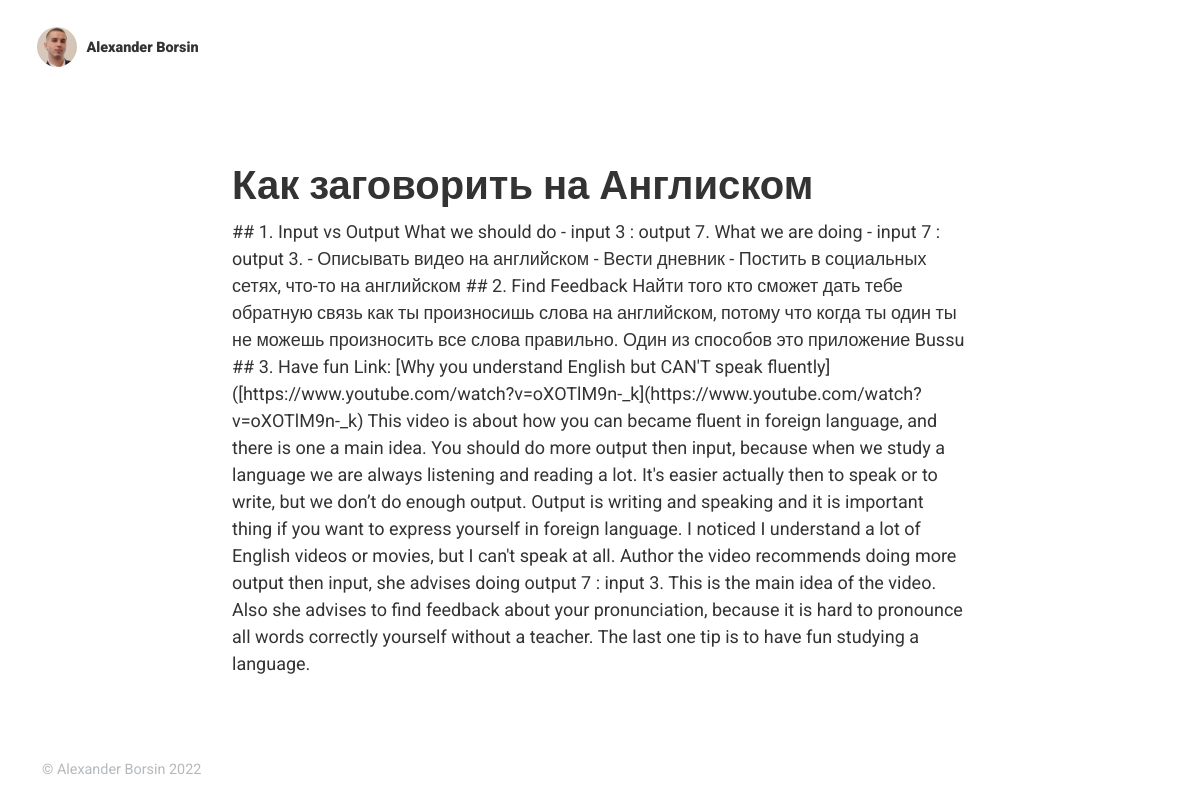
Screenshot of /blog/start-speak-english with the database file from the repository.
### blog/models.py (models this page shows, shortened)
class Article(models.Model):
    title = models.CharField(max_length=255)
    summary = models.CharField(max_length=255)
    full_text = models.TextField()
    category = models.CharField(max_length=255)
    pubdate = models.DateTimeField()
    slug = models.CharField(max_length=255, unique=True)

### blog/views.py (the view)
# urls.py: path('blog/<slug:slug>', views.article_page, name='article_page'),
def article_page(request, slug):
    article = Article.objects.get(slug=slug)
    context = {'article': article}
    return render(request, 'article_page.html', context)

### blog/templates/article_page.html (shortened to what this page needs)
{% extends 'base.html' %}
{% load static %}
{% block content %}
    <div class="row justify-content-center">
    <div class="col-md-12 col-lg-8">
        <div class="article-list">
                <div class="article">
                <h1 class="article-title">{{article.title}}</h1>
                <p class="article-text">{{article.full_text | safe }}</p>
            </div>
        </div>
    </div>
    </div>
{% endblock %}

### blog/static/styles/styles.css (style rules this page uses)
html { position: relative; min-height: 100%; }
body { color: #333; font-family: 'Roboto', Arial, sans-serif; font-size: 18px; font-weight: 400; margin-bottom: 60px; }
h1, h2, h3, h4 { font-family: 'Roboto', Arial, Helvetica, sans-serif; font-weight: 900; }
.article { margin-button: 3em; }

### rows the page displays
Article: title "Как заговорить на Англиском", full_text "## 1. Input vs Output What we should do - input 3 : output 7. What we are doing - input 7 : output 3. - Описывать видео на английском - Вести дневник - Постить в социальных сетях, что-то на английском ## 2. Find Feedback Найти того кто сможет дать тебе обратную связь как ты произносишь слова на английском, потому что когда ты один ты не можешь произносить все слова правильно. Один из способов это приложение Bussu ## 3. Have fun Link: [Why you understand English but CAN'T speak fluently]([https://www.youtube.com/watch?v=oXOTlM9n-_k](https://www.youtube.com/watch?v=oXOTlM9n-_k) This video is about how you can became fluent in foreign language, and there is one a main idea. You should do more…"
